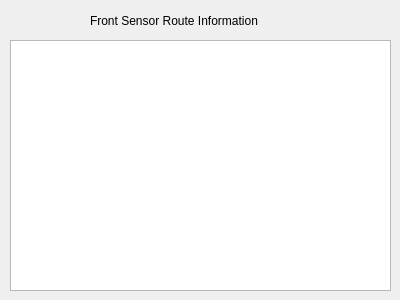
<?xml version="1.0" encoding="UTF-8"?>
<ui version="4.0">
 <class>UpperSensor</class>
 <widget class="QDialog" name="UpperSensor">
  <property name="geometry">
   <rect>
    <x>0</x>
    <y>0</y>
    <width>400</width>
    <height>300</height>
   </rect>
  </property>
  <property name="windowTitle">
   <string>Dialog</string>
  </property>
  <property name="styleSheet">
   <string notr="true">font: 10pt &quot;URW Gothic L&quot;;</string>
  </property>
  <widget class="QLabel" name="label">
   <property name="geometry">
    <rect>
     <x>90</x>
     <y>0</y>
     <width>251</width>
     <height>41</height>
    </rect>
   </property>
   <property name="text">
    <string>Front Sensor Route Information</string>
   </property>
  </widget>
  <widget class="QGraphicsView" name="graphicsView">
   <property name="geometry">
    <rect>
     <x>10</x>
     <y>40</y>
     <width>381</width>
     <height>251</height>
    </rect>
   </property>
  </widget>
 </widget>
 <resources/>
 <connections/>
</ui>
